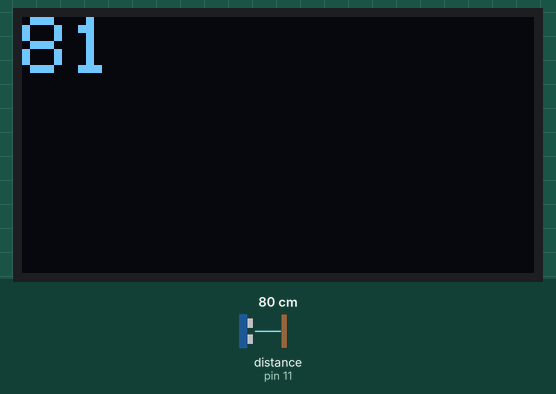
Simulated run of this sketch. Board: Arduino Uno, built with avr-gcc and run on an emulated ATmega328P. Shown: 128×64 one-colour display. Inputs (shaded band) come from the test bench; at power-on: distance to the obstacle (sensor on pin 11) 80 cm.

Above: at 0.9 s.
1.0 s: distance to the obstacle (sensor on pin 11) set to 2 cm
At 2.1 s:
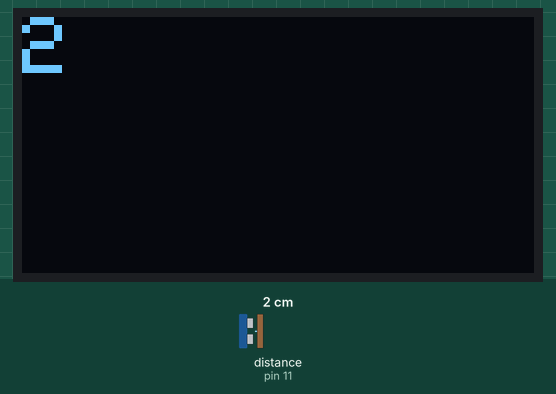
2.6 s: distance to the obstacle (sensor on pin 11) set to 4 cm
At 2.9 s:
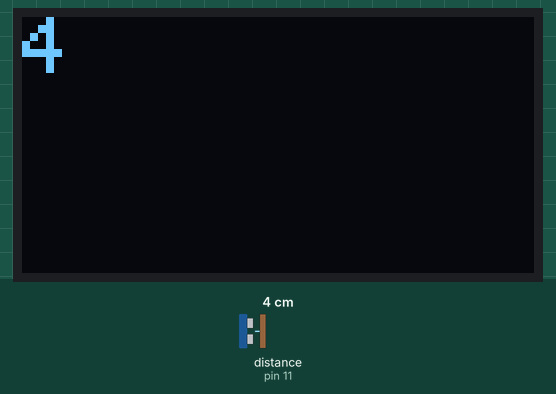
4.1 s: distance to the obstacle (sensor on pin 11) set to 9 cm
At 5.1 s:
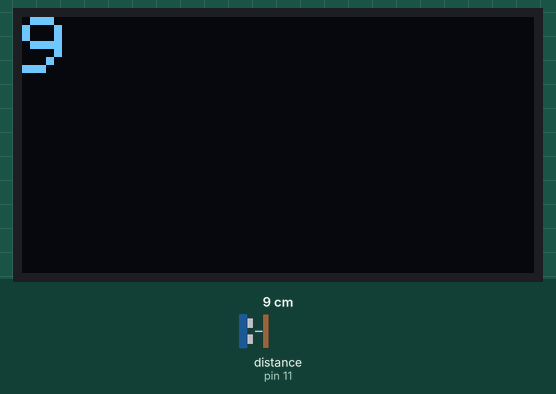
Timing chart, 0 to 7.1 s (numbered marks = the images above; inputs shaded):
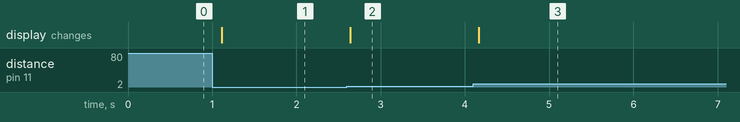

The sketch:

using_oled_to_display_ultrasonic_reading.ino
```cpp
#include<Wire.h>
#include<Adafruit_GFX.h>
#include<Adafruit_SSD1306.h>
#include<NewPing.h>

NewPing SonarA(10,11,300);

Adafruit_SSD1306 display(128,64,&Wire,-1);

void setup() {

  // put your setup code here, to run once:
  Serial.begin(9600);
  if(!display.begin(SSD1306_SWITCHCAPVCC, 0x3C))// SSD1306_SWITCHCAPVCC is the power mode,0x3C is i2c address
  {
    Serial.println(F("Error connecting to the Display!"));
    while(true);
  }
  while(true)
  {
  int distance = SonarA.ping_cm();
  display.clearDisplay();//clear the display buffer
  display.setTextSize(2);//Set text size
  display.setTextColor(SSD1306_WHITE);//Set text color
  display.setCursor(0,0);//Set cursor position
  display.println(distance);//prints text
  display.display();// update the display with the new content
  delay(100);
  }

}

void loop() {
  // put your main code here, to run repeatedly:

}
```

Measured:
- after the input at 1.0 s, the display: changes after 0.11 s (image 1)
- after the input at 2.6 s, the display: changes at once (image 2)
- after the input at 4.1 s, the display: changes after 0.06 s (image 3)
